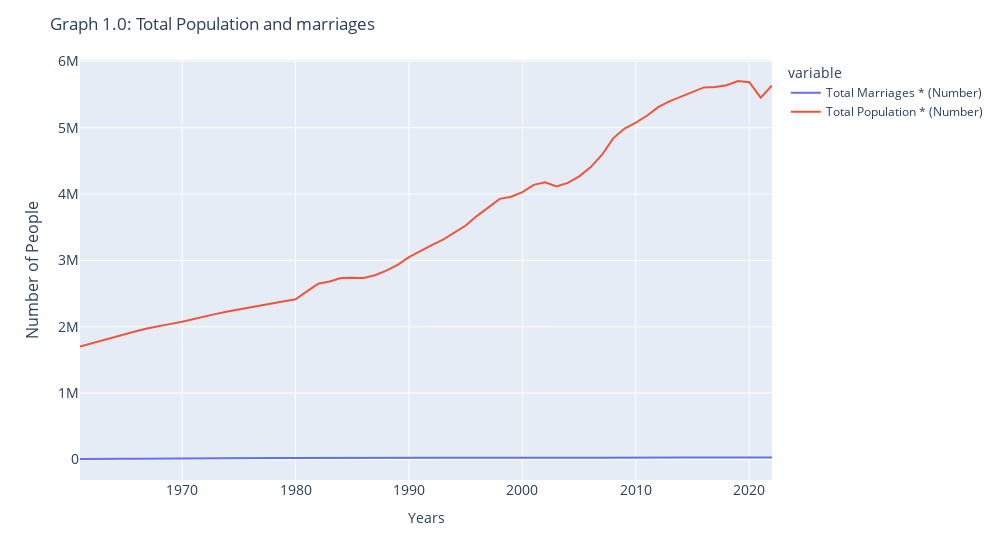

The notebook cell saved with this chart:
### Markdown cell above
### 1.            Total Population against the number of married couple and the age of the people in singapore 
### during the period 1998 to 2022.

### Code cell
"""Total Population against the  number of married couple and the age of the people in singapore during the period 1998 to 2022."""
import plotly.express as px
import plotly.graph_objs as go
import plotly.io as pio


# Total Population and marriages
fig = px.line(pop_struct_mar_key, x='Years',y= ['Total Marriages * (Number)','Total Population * (Number)'])
fig.update_layout(
title='Graph 1.0: Total Population and marriages', hovermode='x',width = 1000,
xaxis_tickfont_size=14,
yaxis= dict(title='Number of People',titlefont_size=16,tickfont_size=14))
pio.show(fig)

### Figure 1 — Plotly figure (JSON) as saved in the notebook; plotly's stock layout.template omitted (floating-point values rounded to 4 significant figures)
{"data": [{"hovertemplate": "variable=Total Marriages * (Number)<br>Years=%{x}<br>value=%{y}<extra></extra>", "legendgroup": "Total Marriages * (Number)", "line": {"color": "#636efa", "dash": "solid"}, "marker": {"symbol": "circle"}, "mode": "lines", "name": "Total Marriages * (Number)", "orientation": "v", "showlegend": true, "type": "scatter", "x": [2022, 2021, 2020, 2019, 2018, 2017, 2016, 2015, 2014, 2013, 2012, 2011, 2010, 2009, 2008, 2007, 2006, 2005, 2004, 2003, 2002, 2001, 2000, 1999, 1998, 1997, 1996, 1995, 1994, 1993, 1992, 1991, 1990, 1989, 1988, 1987, 1986, 1985, 1984, 1983, 1982, 1981, 1980, 1979, 1978, 1977, 1976, 1975, 1974, 1973, 1972, 1971, 1970, 1969, 1968, 1967, 1966, 1965, 1964, 1963, 1962, 1961], "xaxis": "x", "y": [29389, 28329, 22651, 25434, 27007, 28212, 27971, 28322, 28407, 26254, 27936, 27258, 24363, 26081, 24596, 23966, 23706, 22992, 22189, 21962, 23198, 22280, 22561, 25648, 23106, 25667, 24106, 24965, 24654, 25298, 25784, 24791, 23953, 23340, 24583, 23100, 19760, 23058, 24467, 21711, 22999, 24595, 22444, 20927, 20528, 19951, 20426, 21812, 25804, 24961, 17816, 15159, 14572, 12629, 11552, 10960, 10226, 8993, 7810, 7056, 6044, 5224], "yaxis": "y"}, {"hovertemplate": "variable=Total Population * (Number)<br>Years=%{x}<br>value=%{y}<extra></extra>", "legendgroup": "Total Population * (Number)", "line": {"color": "#EF553B", "dash": "solid"}, "marker": {"symbol": "circle"}, "mode": "lines", "name": "Total Population * (Number)", "orientation": "v", "showlegend": true, "type": "scatter", "x": [2022, 2021, 2020, 2019, 2018, 2017, 2016, 2015, 2014, 2013, 2012, 2011, 2010, 2009, 2008, 2007, 2006, 2005, 2004, 2003, 2002, 2001, 2000, 1999, 1998, 1997, 1996, 1995, 1994, 1993, 1992, 1991, 1990, 1989, 1988, 1987, 1986, 1985, 1984, 1983, 1982, 1981, 1980, 1979, 1978, 1977, 1976, 1975, 1974, 1973, 1972, 1971, 1970, 1969, 1968, 1967, 1966, 1965, 1964, 1963, 1962, 1961], "xaxis": "x", "y": [5637022, 5453566, 5685807, 5703569, 5638676, 5612253, 5607283, 5535002, 5469724, 5399162, 5312437, 5183688, 5076732, 4987573, 4839396, 4588599, 4401365, 4265762, 4166664, 4114826, 4175950, 4138012, 4027887, 3958723, 3927213, 3796038, 3670704, 3524506, 3419048, 3313471, 3230698, 3135083, 3047132, 2930901, 2846108, 2774789, 2733373, 2735957, 2732221, 2681061, 2646466, 2532835, 2413945, 2383500, 2353600, 2325300, 2293300, 2262600, 2229800, 2193000, 2152400, 2112900, 2074507, 2042500, 2012000, 1977600, 1934400, 1886900, 1841600, 1795000, 1750200, 1702400], "yaxis": "y"}], "layout": {"hovermode": "x", "legend": {"title": {"text": "variable"}, "tracegroupgap": 0}, "margin": {"t": 60}, "title": {"text": "Graph 1.0: Total Population and marriages"}, "width": 1000, "xaxis": {"anchor": "y", "domain": [0, 1], "tickfont": {"size": 14}, "title": {"text": "Years"}}, "yaxis": {"anchor": "x", "domain": [0, 1], "tickfont": {"size": 14}, "title": {"font": {"size": 16}, "text": "Number of People"}}}}
